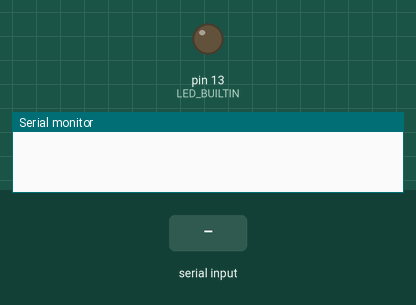
This sketch was run on a simulated Arduino Uno, built with avr-gcc and run on an emulated ATmega328P. Parts: output pins drawn as LEDs (lit = HIGH), the last lines printed to the serial monitor. Inputs (shaded band) come from the test bench.

Above: at 1.4 s.
1.5 s: "d90\n" received over Serial
At 2.6 s:
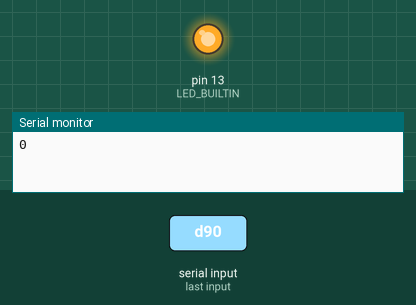
Timing chart, 0 to 4.5 s (numbered marks = the images above; inputs shaded):
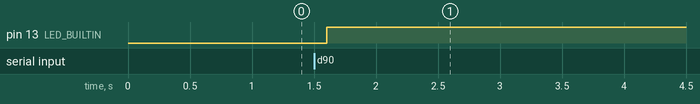

Measured:
- after the input at 1.5 s, pin 13 (LED_BUILTIN): LOW → HIGH after 0.10 s

The sketch:

protocol_test_2.ino
```cpp
String s_input; // A place to store serial input
char action;
int adjusted_speed;

void setup() {

    Serial.begin(9600);
    Serial.setTimeout(100);
    delay(200);
    pinMode(LED_BUILTIN, OUTPUT);
    digitalWrite(LED_BUILTIN, LOW);
}

void loop() {
    if(Serial.available()){ // Wait for serial input

        s_input = Serial.readString();
        action = s_input.substring(0, 1)[0];

        // Meneeköhän tää parsiminen nyt oikein
        String x = s_input.substring(2);
        int l = x.length();
        char y[l+1];
        x.toCharArray(y, l+1);

        adjusted_speed = atoi(y);

        if (action == 'd') {
            digitalWrite(LED_BUILTIN, HIGH);
        }
        if (adjusted_speed == 89) {
            digitalWrite(LED_BUILTIN, LOW);
        }

        Serial.println(adjusted_speed);
    }
}
```
